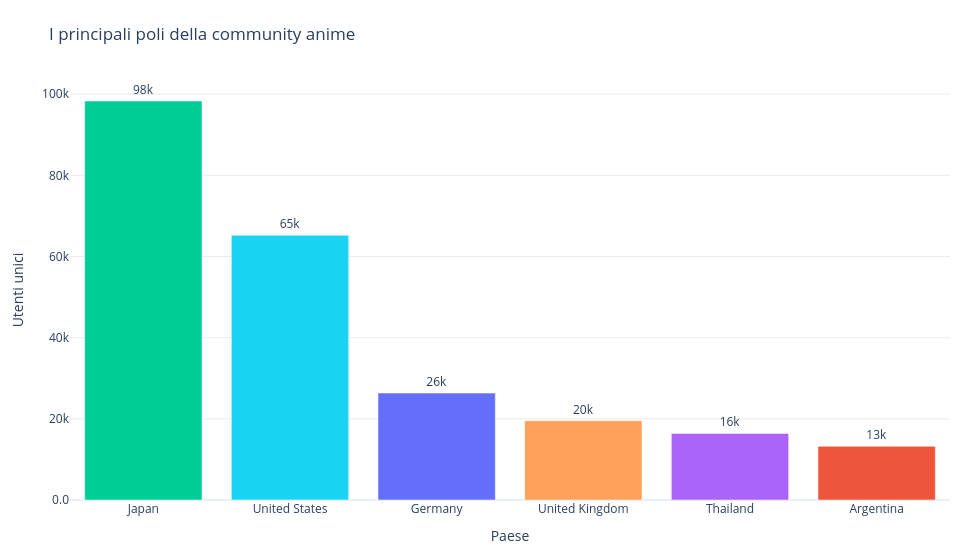

The notebook cell saved with this chart:
### Markdown cell above
## I principali poli

### Code cell
country_colors = {
    "Germany": "#636EFA",
    "Argentina": "#EF553B",
    "Japan": "#00CC96",
    "Thailand": "#AB63FA",
    "United Kingdom": "#FFA15A",
    "United States": "#19D3F3"
}

top6_counts = (
    profiles.dropna(subset=["country_clean", "username"])
    .groupby("country_clean")["username"]
    .nunique()
    .sort_values(ascending=False)
    .head(6)
    .reset_index(name="n_users")
)

fig = px.bar(
    top6_counts,
    x="country_clean",
    y="n_users",
    color="country_clean",
    text="n_users",
    title="I principali poli della community anime",
    color_discrete_map=country_colors
)

fig.update_traces(
    texttemplate="%{y:.2s}",
    textposition="outside",
    hovertemplate="<b>%{x}</b><br>Utenti unici: %{y:,}<extra></extra>"
)

fig.update_layout(
    template="plotly_white",
    width=980,
    height=560,
    xaxis_title="Paese",
    yaxis_title="Utenti unici",
    showlegend=False,
    margin=dict(t=80, l=70, r=30, b=60)
)

fig.update_yaxes(
    tickformat=".2s",
    gridcolor="rgba(0,0,0,0.08)"
)

fig.update_xaxes(
    categoryorder="total descending"
)

fig.show()

### Figure 1 — Plotly figure (JSON) as saved in the notebook; plotly's stock layout.template omitted (floating-point values rounded to 4 significant figures)
{"data": [{"hovertemplate": "<b>%{x}</b><br>Utenti unici: %{y:,}<extra></extra>", "legendgroup": "Japan", "marker": {"color": "#00CC96", "pattern": {"shape": ""}}, "name": "Japan", "orientation": "v", "showlegend": true, "text": [98320.0], "textposition": "outside", "x": ["Japan"], "xaxis": "x", "y": [98316], "yaxis": "y", "type": "bar", "texttemplate": "%{y:.2s}"}, {"hovertemplate": "<b>%{x}</b><br>Utenti unici: %{y:,}<extra></extra>", "legendgroup": "United States", "marker": {"color": "#19D3F3", "pattern": {"shape": ""}}, "name": "United States", "orientation": "v", "showlegend": true, "text": [65240.0], "textposition": "outside", "x": ["United States"], "xaxis": "x", "y": [65240], "yaxis": "y", "type": "bar", "texttemplate": "%{y:.2s}"}, {"hovertemplate": "<b>%{x}</b><br>Utenti unici: %{y:,}<extra></extra>", "legendgroup": "Germany", "marker": {"color": "#636EFA", "pattern": {"shape": ""}}, "name": "Germany", "orientation": "v", "showlegend": true, "text": [26350.0], "textposition": "outside", "x": ["Germany"], "xaxis": "x", "y": [26348], "yaxis": "y", "type": "bar", "texttemplate": "%{y:.2s}"}, {"hovertemplate": "<b>%{x}</b><br>Utenti unici: %{y:,}<extra></extra>", "legendgroup": "United Kingdom", "marker": {"color": "#FFA15A", "pattern": {"shape": ""}}, "name": "United Kingdom", "orientation": "v", "showlegend": true, "text": [19520.0], "textposition": "outside", "x": ["United Kingdom"], "xaxis": "x", "y": [19520], "yaxis": "y", "type": "bar", "texttemplate": "%{y:.2s}"}, {"hovertemplate": "<b>%{x}</b><br>Utenti unici: %{y:,}<extra></extra>", "legendgroup": "Thailand", "marker": {"color": "#AB63FA", "pattern": {"shape": ""}}, "name": "Thailand", "orientation": "v", "showlegend": true, "text": [16420.0], "textposition": "outside", "x": ["Thailand"], "xaxis": "x", "y": [16416], "yaxis": "y", "type": "bar", "texttemplate": "%{y:.2s}"}, {"hovertemplate": "<b>%{x}</b><br>Utenti unici: %{y:,}<extra></extra>", "legendgroup": "Argentina", "marker": {"color": "#EF553B", "pattern": {"shape": ""}}, "name": "Argentina", "orientation": "v", "showlegend": true, "text": [13230.0], "textposition": "outside", "x": ["Argentina"], "xaxis": "x", "y": [13230], "yaxis": "y", "type": "bar", "texttemplate": "%{y:.2s}"}], "layout": {"xaxis": {"anchor": "y", "domain": [0.0, 1.0], "title": {"text": "Paese"}, "categoryorder": "total descending", "categoryarray": ["Japan", "United States", "Germany", "United Kingdom", "Thailand", "Argentina"]}, "yaxis": {"anchor": "x", "domain": [0.0, 1.0], "title": {"text": "Utenti unici"}, "tickformat": ".2s", "gridcolor": "rgba(0,0,0,0.08)"}, "legend": {"title": {"text": "country_clean"}, "tracegroupgap": 0}, "title": {"text": "I principali poli della community anime"}, "barmode": "relative", "margin": {"t": 80, "l": 70, "r": 30, "b": 60}, "width": 980, "height": 560, "showlegend": false}}
